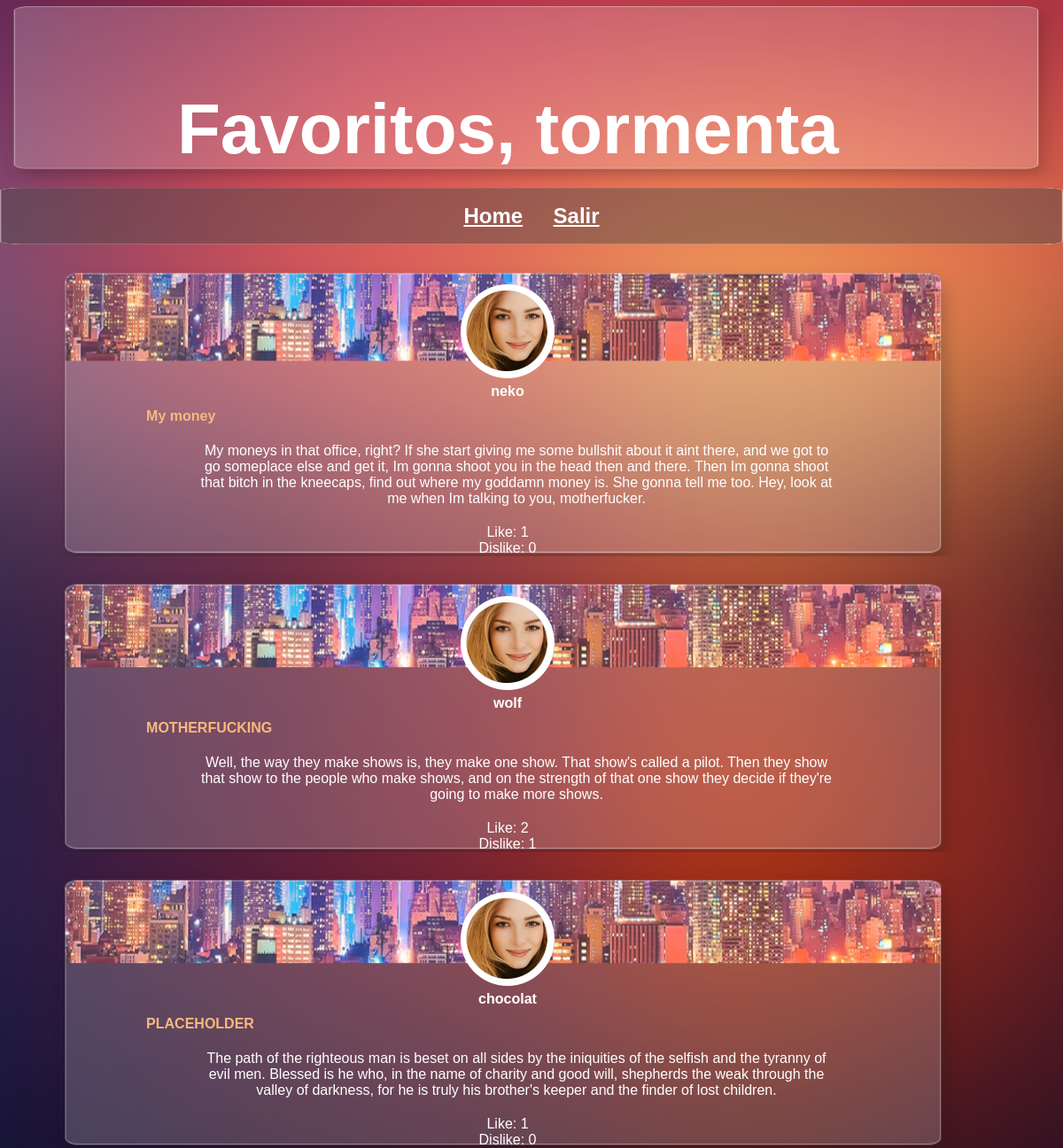
Page /favoritos.php (signed in) on the committed database.
### tables this page shows
CREATE TABLE IF NOT EXISTS `post` (
`Id_mensaje` int(11) NOT NULL,
  `Id_usuario` int(255) NOT NULL,
  `Titulo` text,
  `Post` text
);

CREATE TABLE IF NOT EXISTS `usuarios` (
`Id` int(12) NOT NULL,
  `Nombre` varchar(20) NOT NULL,
  `password` varchar(10) NOT NULL,
  `URL` text
);

### favoritos.php (the view, shortened to what this page needs)
<!DOCTYPE html>
<html>
	<head>
		<link rel="stylesheet" href="css/style.css">
	</head>
<body>
	<header>
		<div id="nombre">
			<?php
				include_once("includes/database.php");
				echo "<h1 >";
				echo "Favoritos,  ".$_SESSION['user'];
				echo "</h1>";
			?>
		</div>
	</header>
	<div class="container">
			<div class="navegacion">
				<nav>
					<ul class="list-inline list">
							<li class="lista"><a href="index.php"><h2>Home</h2></a></li>
							<li class="lista"><a href="logout.php"><h2>Salir</h2></a></li>
						</ul>
				</nav>
		</div>
	</div>
	<?php
		$ID =mysql_query("SELECT usuarios.Id FROM mensajes.usuarios WHERE usuarios.Nombre='".$_SESSION['user']."'");
		while ($row = mysql_fetch_array($ID)) {
			$idUser = $row["Id"];
		}
		$mens = mysql_query("SELECT usuarios.Nombre, usuarios.URL, post.Titulo, post.Post, post.Id_mensaje FROM mensajes.usuarios JOIN mensajes.post ON post.Id_usuario = usuarios.Id JOIN mensajes.favoritos ON favoritos.Id_post = post.Id_mensaje WHERE favoritos.Id_usuario = '$idUser'");
		while ($row = mysql_fetch_array($mens)) {
			$url = $row["URL"];
			$nombre = $row["Nombre"];
			$post =$row["Post"];
			$titulo = $row["Titulo"];
				echo "<div class='contenedor'>";
					echo "<div class='post'>";
						echo "<div class='user'>";
							echo "<img src='$url' alt='usuario'>";
							echo "<form name='form' action='perfil.php' method='POST'>";
							echo "<a>$nombre</a>";
							echo "<br    />";
						echo "</div>";
						echo "<div class='titulo'>$titulo</div>";
						echo "<div class='content'>$post</div>";
						$likes= "SELECT count(*) AS numLikes FROM mensajes.likes WHERE id_post='".$row["Id_mensaje"]."'";
						$rNumLikes = mysqli_query($cons,$likes);
							while($rowB = mysqli_fetch_array($rNumLikes)){
								$numLikes = $rowB["numLikes"];
								echo "<div class='likes'>";
								echo "Like: $numLikes";
								echo "</div>";
							}
						$dislike= "SELECT count(*) AS numDislike FROM mensajes.dislike WHERE id_post='".$row["Id_mensaje"]."'";
						$rNumDislike = mysqli_query($cons,$dislike);
							while($rowC = mysqli_fetch_array($rNumDislike)){
								$numDislike = $rowC["numDislike"];
								echo "<div class='Dislikes'>";
								echo "Dislike: $numDislike";
								echo "</div>";
							}
					echo "</div>";
					echo "</div>";
		}
		 ?>
</body>
</html>

### css/style.css (style rules this page uses)
* { font-family: 'Helvetica', cursive; margin: 0; padding: 0; }
body { background: #ecf0f1; background: url("imagenes/fondo.png"); background-repeat: no-repeat; background-size: 100% 100%; }
header { background: url("imagenes/mensaje.png"); background-size: 100% 100%; background-repeat: no-repeat; }
#nombre { padding-top: 100px; padding-left: 200px; padding-bottom: 20px; color: white; font-size: 40px; }
.navegacion nav { background: url("imagenes/header.png"); background-size: 100% 100%; text-align: center; }
nav li { display: inline-block; margin: 0 15px 0 15px; }
nav a { color: white; margin: 0 15px 0 15px; }
.contenedor { margin: auto; width: 90%; }
.contenedor img { margin-top: 25px; width: 50% }
.post { background: url("imagenes/mensajeDos.png"); background-size: 100% 110%; color: white; display: inline-block; text-align: center; margin-top: 20px; width: 95%; }
.post a { color: white; display: inline-block; text-align: center; margin-top: 2px; width: 95%; }
.user { display: inline-block; font-weight: bold; }
.titulo { display: inline-block; text-align: left; margin-left:5px; margin-top:10px; width: 80%; font-weight: bold; color:#f9b87e; }
.content { display: inline-block; margin-left: 20px; margin-top: 1px; padding: 20px; vertical-align: top; width: 70%; }

### rows in the picture
post: Id_usuario.URL (picture), Id_usuario.Nombre "neko", Titulo "My money", Post "My moneys in that office, right? If she start giving me some bullshit about it aint there, and we got to go someplace else and get it, Im gonna shoot you in the head then and there. Then Im gonna shoot that bitch in the kneecaps, find out where my goddamn money is. She gonna tell me too. Hey, look at me when Im talking to you, motherfucker.", numLikes "1", numDislike "0"
post: Id_usuario.URL (picture), Id_usuario.Nombre "wolf", Titulo "MOTHERFUCKING", Post "Well, the way they make shows is, they make one show. That show's called a pilot. Then they show that show to the people who make shows, and on the strength of that one show they decide if they're going to make more shows.", numLikes "2", numDislike "1"
post: Id_usuario.URL (picture), Id_usuario.Nombre "chocolat", Titulo "PLACEHOLDER", Post "The path of the righteous man is beset on all sides by the iniquities of the selfish and the tyranny of evil men. Blessed is he who, in the name of charity and good will, shepherds the weak through the valley of darkness, for he is truly his brother's keeper and the finder of lost children.", numLikes "1", numDislike "0"

### other values in the picture
$_SESSION['user'] "tormenta"
